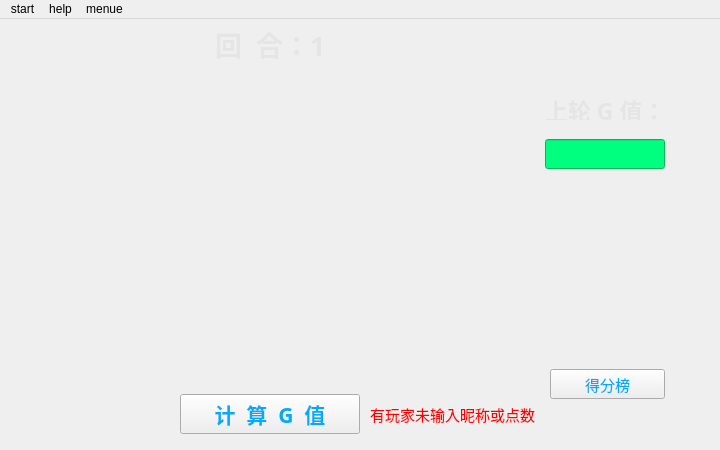
<?xml version="1.0" encoding="UTF-8"?>
<ui version="4.0">
 <class>play_page</class>
 <widget class="QMainWindow" name="play_page">
  <property name="geometry">
   <rect>
    <x>0</x>
    <y>0</y>
    <width>720</width>
    <height>450</height>
   </rect>
  </property>
  <property name="windowTitle">
   <string>黄金点游戏</string>
  </property>
  <widget class="QWidget" name="centralwidget">
   <widget class="QLabel" name="label_round">
    <property name="geometry">
     <rect>
      <x>215</x>
      <y>10</y>
      <width>165</width>
      <height>30</height>
     </rect>
    </property>
    <property name="font">
     <font>
      <family>微软雅黑</family>
      <pointsize>20</pointsize>
      <weight>75</weight>
      <bold>true</bold>
     </font>
    </property>
    <property name="styleSheet">
     <string notr="true">color: rgb(229, 229, 229);</string>
    </property>
    <property name="text">
     <string>回  合：1</string>
    </property>
   </widget>
   <widget class="QScrollArea" name="scrollArea">
    <property name="geometry">
     <rect>
      <x>40</x>
      <y>50</y>
      <width>481</width>
      <height>320</height>
     </rect>
    </property>
    <property name="styleSheet">
     <string notr="true">border-image: url(:/res/blank.png);</string>
    </property>
    <property name="frameShape">
     <enum>QFrame::NoFrame</enum>
    </property>
    <property name="widgetResizable">
     <bool>true</bool>
    </property>
    <widget class="QWidget" name="scrollAreaWidgetContents">
     <property name="geometry">
      <rect>
       <x>0</x>
       <y>0</y>
       <width>481</width>
       <height>320</height>
      </rect>
     </property>
    </widget>
   </widget>
   <widget class="MyButton" name="calculate">
    <property name="geometry">
     <rect>
      <x>180</x>
      <y>375</y>
      <width>180</width>
      <height>40</height>
     </rect>
    </property>
    <property name="palette">
     <palette>
      <active>
       <colorrole role="ButtonText">
        <brush brushstyle="SolidPattern">
         <color alpha="255">
          <red>0</red>
          <green>170</green>
          <blue>255</blue>
         </color>
        </brush>
       </colorrole>
      </active>
      <inactive>
       <colorrole role="ButtonText">
        <brush brushstyle="SolidPattern">
         <color alpha="255">
          <red>0</red>
          <green>170</green>
          <blue>255</blue>
         </color>
        </brush>
       </colorrole>
      </inactive>
      <disabled>
       <colorrole role="ButtonText">
        <brush brushstyle="SolidPattern">
         <color alpha="255">
          <red>120</red>
          <green>120</green>
          <blue>120</blue>
         </color>
        </brush>
       </colorrole>
      </disabled>
     </palette>
    </property>
    <property name="font">
     <font>
      <family>微软雅黑</family>
      <pointsize>16</pointsize>
      <weight>75</weight>
      <bold>true</bold>
     </font>
    </property>
    <property name="text">
     <string>计  算  G  值</string>
    </property>
   </widget>
   <widget class="QLabel" name="label">
    <property name="geometry">
     <rect>
      <x>545</x>
      <y>80</y>
      <width>121</width>
      <height>21</height>
     </rect>
    </property>
    <property name="font">
     <font>
      <family>微软雅黑</family>
      <pointsize>17</pointsize>
      <weight>75</weight>
      <bold>true</bold>
     </font>
    </property>
    <property name="styleSheet">
     <string notr="true">color: rgb(229, 229, 229);</string>
    </property>
    <property name="text">
     <string>上轮 G 值：</string>
    </property>
   </widget>
   <widget class="QLineEdit" name="line_G">
    <property name="geometry">
     <rect>
      <x>545</x>
      <y>120</y>
      <width>120</width>
      <height>30</height>
     </rect>
    </property>
    <property name="font">
     <font>
      <family>Segoe Print</family>
      <pointsize>14</pointsize>
     </font>
    </property>
    <property name="styleSheet">
     <string notr="true">color: rgb(0, 85, 255);
background-color: rgb(0, 255, 127);</string>
    </property>
    <property name="text">
     <string/>
    </property>
    <property name="dragEnabled">
     <bool>true</bool>
    </property>
    <property name="readOnly">
     <bool>true</bool>
    </property>
   </widget>
   <widget class="MyButton" name="btn_show">
    <property name="enabled">
     <bool>true</bool>
    </property>
    <property name="geometry">
     <rect>
      <x>550</x>
      <y>350</y>
      <width>115</width>
      <height>30</height>
     </rect>
    </property>
    <property name="palette">
     <palette>
      <active>
       <colorrole role="ButtonText">
        <brush brushstyle="SolidPattern">
         <color alpha="255">
          <red>0</red>
          <green>170</green>
          <blue>255</blue>
         </color>
        </brush>
       </colorrole>
      </active>
      <inactive>
       <colorrole role="ButtonText">
        <brush brushstyle="SolidPattern">
         <color alpha="255">
          <red>0</red>
          <green>170</green>
          <blue>255</blue>
         </color>
        </brush>
       </colorrole>
      </inactive>
      <disabled>
       <colorrole role="ButtonText">
        <brush brushstyle="SolidPattern">
         <color alpha="255">
          <red>120</red>
          <green>120</green>
          <blue>120</blue>
         </color>
        </brush>
       </colorrole>
      </disabled>
     </palette>
    </property>
    <property name="font">
     <font>
      <family>方正粗黑宋简体</family>
      <pointsize>11</pointsize>
     </font>
    </property>
    <property name="text">
     <string>得分榜</string>
    </property>
    <property name="icon">
     <iconset resource="res.qrc">
      <normaloff>:/res/medal.png</normaloff>:/res/medal.png</iconset>
    </property>
   </widget>
   <widget class="QLabel" name="error">
    <property name="geometry">
     <rect>
      <x>370</x>
      <y>380</y>
      <width>181</width>
      <height>31</height>
     </rect>
    </property>
    <property name="font">
     <font>
      <family>微软雅黑 Light</family>
      <pointsize>11</pointsize>
      <weight>50</weight>
      <bold>false</bold>
      <stylestrategy>PreferAntialias</stylestrategy>
     </font>
    </property>
    <property name="styleSheet">
     <string notr="true">color: rgb(255, 0, 0);</string>
    </property>
    <property name="text">
     <string>有玩家未输入昵称或点数</string>
    </property>
   </widget>
   <widget class="QLabel" name="label_back">
    <property name="geometry">
     <rect>
      <x>0</x>
      <y>0</y>
      <width>720</width>
      <height>450</height>
     </rect>
    </property>
    <property name="text">
     <string/>
    </property>
   </widget>
   <zorder>label_back</zorder>
   <zorder>label_round</zorder>
   <zorder>scrollArea</zorder>
   <zorder>calculate</zorder>
   <zorder>label</zorder>
   <zorder>line_G</zorder>
   <zorder>btn_show</zorder>
   <zorder>error</zorder>
  </widget>
  <widget class="QMenuBar" name="menubar">
   <property name="geometry">
    <rect>
     <x>0</x>
     <y>0</y>
     <width>720</width>
     <height>23</height>
    </rect>
   </property>
   <widget class="QMenu" name="menustart">
    <property name="title">
     <string>start</string>
    </property>
    <property name="icon">
     <iconset resource="res.qrc">
      <normaloff>:/res/home.png</normaloff>:/res/home.png</iconset>
    </property>
    <addaction name="action_back"/>
    <addaction name="action_quit"/>
   </widget>
   <widget class="QMenu" name="menuhelp">
    <property name="title">
     <string>help</string>
    </property>
    <property name="icon">
     <iconset resource="res.qrc">
      <normaloff>:/res/help.png</normaloff>:/res/help.png</iconset>
    </property>
    <addaction name="action_rule"/>
   </widget>
   <widget class="QMenu" name="menulook">
    <property name="title">
     <string>menue</string>
    </property>
    <property name="icon">
     <iconset resource="res.qrc">
      <normaloff>:/res/look.png</normaloff>:/res/look.png</iconset>
    </property>
    <addaction name="action_score"/>
    <addaction name="action_history"/>
    <addaction name="action_trend"/>
   </widget>
   <addaction name="menustart"/>
   <addaction name="menuhelp"/>
   <addaction name="menulook"/>
  </widget>
  <action name="action_back">
   <property name="icon">
    <iconset resource="res.qrc">
     <normaloff>:/res/return.png</normaloff>:/res/return.png</iconset>
   </property>
   <property name="text">
    <string>返回上页</string>
   </property>
   <property name="shortcut">
    <string>Ctrl+B</string>
   </property>
  </action>
  <action name="action_quit">
   <property name="icon">
    <iconset resource="res.qrc">
     <normaloff>:/res/quit.png</normaloff>:/res/quit.png</iconset>
   </property>
   <property name="text">
    <string>退出游戏</string>
   </property>
   <property name="shortcut">
    <string>Ctrl+F4</string>
   </property>
  </action>
  <action name="action_rule">
   <property name="icon">
    <iconset resource="res.qrc">
     <normaloff>:/res/rule.png</normaloff>:/res/rule.png</iconset>
   </property>
   <property name="text">
    <string>游戏规则</string>
   </property>
   <property name="shortcut">
    <string>Ctrl+R</string>
   </property>
  </action>
  <action name="action_score">
   <property name="icon">
    <iconset resource="res.qrc">
     <normaloff>:/res/medal.png</normaloff>:/res/medal.png</iconset>
   </property>
   <property name="text">
    <string>得分榜</string>
   </property>
   <property name="shortcut">
    <string>Ctrl+S</string>
   </property>
  </action>
  <action name="action_history">
   <property name="icon">
    <iconset resource="res.qrc">
     <normaloff>:/res/history.png</normaloff>:/res/history.png</iconset>
   </property>
   <property name="text">
    <string>历史记录</string>
   </property>
   <property name="shortcut">
    <string>Ctrl+H</string>
   </property>
  </action>
  <action name="action_trend">
   <property name="icon">
    <iconset resource="res.qrc">
     <normaloff>:/res/trend.png</normaloff>:/res/trend.png</iconset>
   </property>
   <property name="text">
    <string>G值走势</string>
   </property>
   <property name="shortcut">
    <string>Ctrl+T</string>
   </property>
  </action>
 </widget>
 <customwidgets>
  <customwidget>
   <class>MyButton</class>
   <extends>QPushButton</extends>
   <header>mybutton.h</header>
  </customwidget>
 </customwidgets>
 <resources>
  <include location="res.qrc"/>
 </resources>
 <connections/>
</ui>
